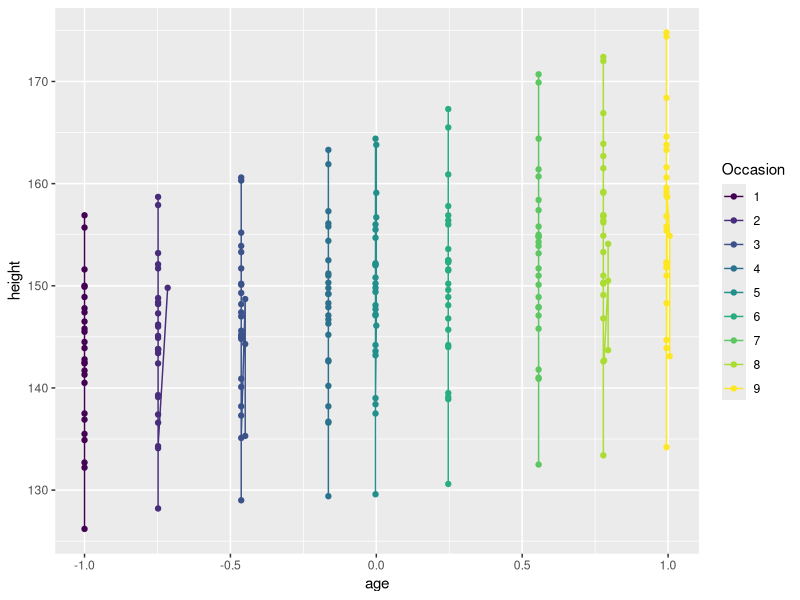
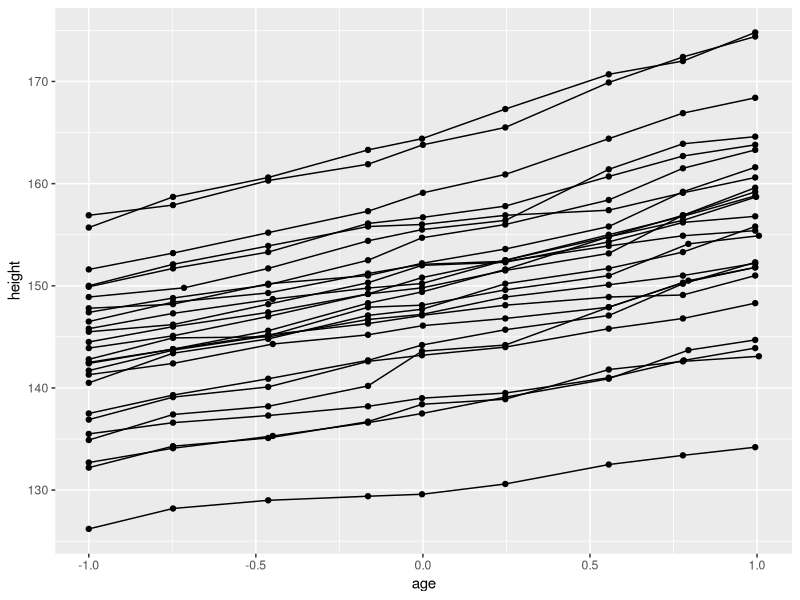
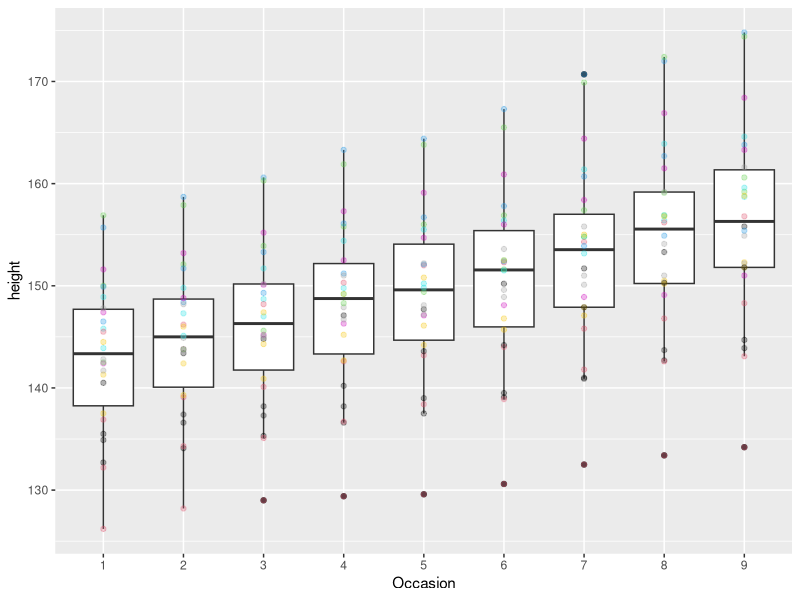
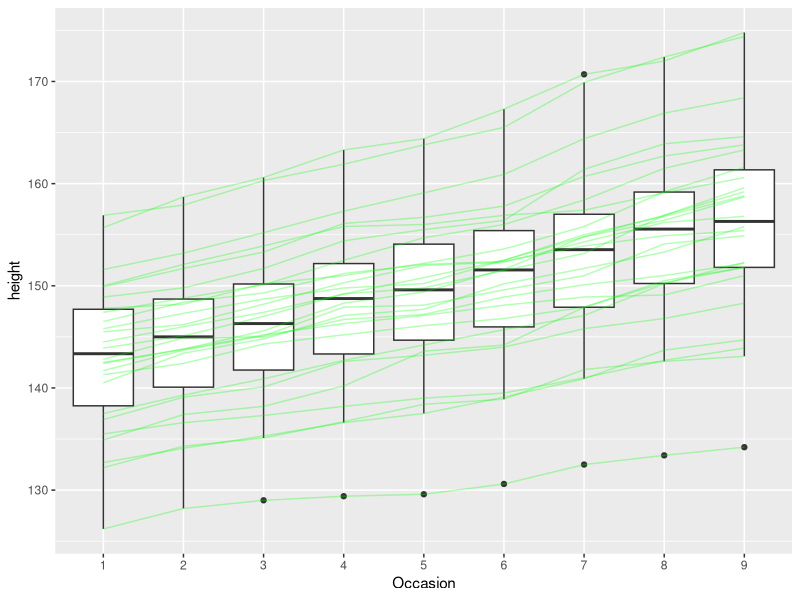

Generate these figures, in order, with R:
data(Oxboys, package = "nlme")
head(Oxboys)

library(ggplot2)
ggplot(Oxboys, aes(age,height, color= Occasion)) + geom_line()+
  geom_point()

ggplot(Oxboys, aes(age,height, group = Subject)) + geom_line()+
  geom_point() # oxboys1
    
ggplot(Oxboys, aes(Occasion, height))+
  geom_boxplot()+
  geom_point(alpha = 0.3, color = Oxboys$Subject) #2

ggplot(Oxboys, aes(Occasion, height)) + geom_boxplot()+
  geom_line(aes(group = Subject), alpha = 0.3, color = "green") #3
